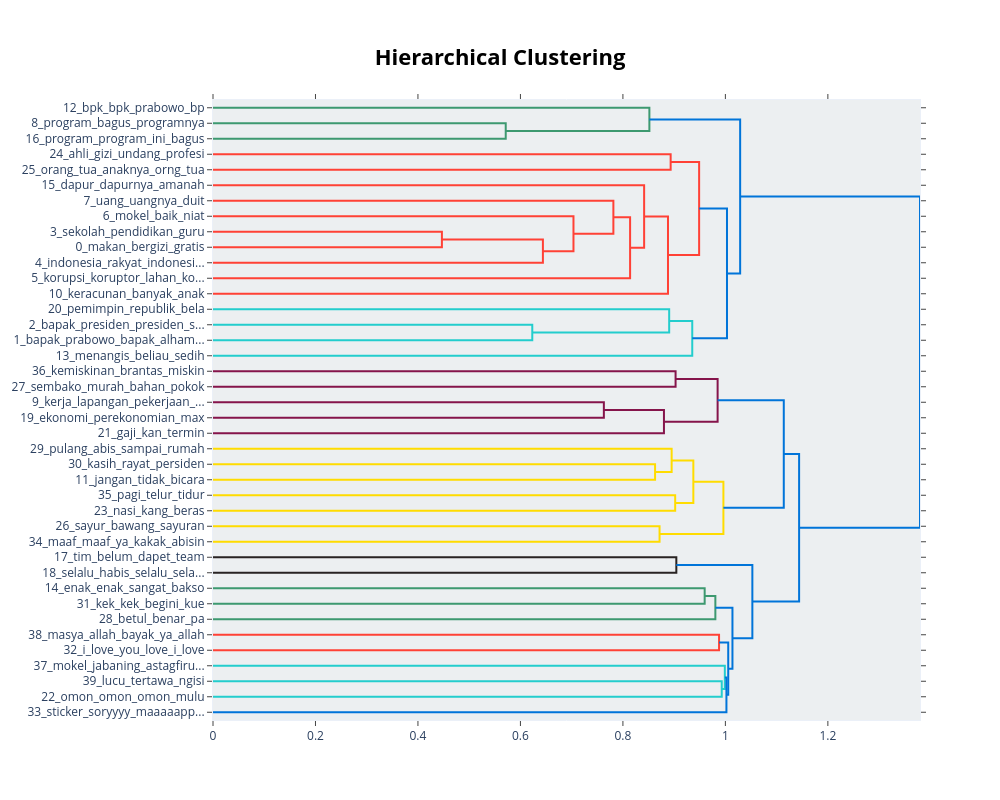

Notebook source saved alongside this figure:
### Code cell
fig = topic_model.visualize_hierarchy()
fig.write_html('output/bertopic_cluster_hierarchy.html')
fig.show()

### Figure 1 — Plotly figure (JSON) as saved in the notebook; plotly's stock layout.template omitted (floating-point values rounded to 4 significant figures)
{"data": [{"hoverinfo": "text", "marker": {"color": "rgb(61,153,112)"}, "mode": "lines", "type": "scatter", "x": [0.0, 0.5713, 0.5713, 0.0], "xaxis": "x", "y": [-15.0, -15.0, -25.0, -25.0], "yaxis": "y"}, {"hoverinfo": "text", "marker": {"color": "rgb(61,153,112)"}, "mode": "lines", "type": "scatter", "x": [0.0, 0.8517, 0.8517, 0.5713], "xaxis": "x", "y": [-5.0, -5.0, -20.0, -20.0], "yaxis": "y"}, {"hoverinfo": "text", "marker": {"color": "rgb(255,65,54)"}, "mode": "lines", "type": "scatter", "x": [0.0, 0.8932, 0.8932, 0.0], "xaxis": "x", "y": [-35.0, -35.0, -45.0, -45.0], "yaxis": "y"}, {"hoverinfo": "text", "marker": {"color": "rgb(255,65,54)"}, "mode": "lines", "type": "scatter", "x": [0.0, 0.4467, 0.4467, 0.0], "xaxis": "x", "y": [-85.0, -85.0, -95.0, -95.0], "yaxis": "y"}, {"hoverinfo": "text", "marker": {"color": "rgb(255,65,54)"}, "mode": "lines", "type": "scatter", "x": [0.4467, 0.6439, 0.6439, 0.0], "xaxis": "x", "y": [-90.0, -90.0, -105.0, -105.0], "yaxis": "y"}, {"hoverinfo": "text", "marker": {"color": "rgb(255,65,54)"}, "mode": "lines", "type": "scatter", "x": [0.0, 0.7035, 0.7035, 0.6439], "xaxis": "x", "y": [-75.0, -75.0, -97.5, -97.5], "yaxis": "y"}, {"hoverinfo": "text", "marker": {"color": "rgb(255,65,54)"}, "mode": "lines", "type": "scatter", "x": [0.0, 0.7814, 0.7814, 0.7035], "xaxis": "x", "y": [-65.0, -65.0, -86.25, -86.25], "yaxis": "y"}, {"hoverinfo": "text", "marker": {"color": "rgb(255,65,54)"}, "mode": "lines", "type": "scatter", "x": [0.7814, 0.814, 0.814, 0.0], "xaxis": "x", "y": [-75.62, -75.62, -115.0, -115.0], "yaxis": "y"}, {"hoverinfo": "text", "marker": {"color": "rgb(255,65,54)"}, "mode": "lines", "type": "scatter", "x": [0.0, 0.8414, 0.8414, 0.814], "xaxis": "x", "y": [-55.0, -55.0, -95.31, -95.31], "yaxis": "y"}, {"hoverinfo": "text", "marker": {"color": "rgb(255,65,54)"}, "mode": "lines", "type": "scatter", "x": [0.8414, 0.888, 0.888, 0.0], "xaxis": "x", "y": [-75.16, -75.16, -125.0, -125.0], "yaxis": "y"}, {"hoverinfo": "text", "marker": {"color": "rgb(255,65,54)"}, "mode": "lines", "type": "scatter", "x": [0.8932, 0.9488, 0.9488, 0.888], "xaxis": "x", "y": [-40.0, -40.0, -100.1, -100.1], "yaxis": "y"}, {"hoverinfo": "text", "marker": {"color": "rgb(35,205,205)"}, "mode": "lines", "type": "scatter", "x": [0.0, 0.6231, 0.6231, 0.0], "xaxis": "x", "y": [-145.0, -145.0, -155.0, -155.0], "yaxis": "y"}, {"hoverinfo": "text", "marker": {"color": "rgb(35,205,205)"}, "mode": "lines", "type": "scatter", "x": [0.0, 0.8903, 0.8903, 0.6231], "xaxis": "x", "y": [-135.0, -135.0, -150.0, -150.0], "yaxis": "y"}, {"hoverinfo": "text", "marker": {"color": "rgb(35,205,205)"}, "mode": "lines", "type": "scatter", "x": [0.8903, 0.9353, 0.9353, 0.0], "xaxis": "x", "y": [-142.5, -142.5, -165.0, -165.0], "yaxis": "y"}, {"hoverinfo": "text", "marker": {"color": "rgb(0,116,217)"}, "mode": "lines", "type": "scatter", "x": [0.9488, 1.003, 1.003, 0.9353], "xaxis": "x", "y": [-70.04, -70.04, -153.8, -153.8], "yaxis": "y"}, {"hoverinfo": "text", "marker": {"color": "rgb(0,116,217)"}, "mode": "lines", "type": "scatter", "x": [0.8517, 1.029, 1.029, 1.003], "xaxis": "x", "y": [-12.5, -12.5, -111.9, -111.9], "yaxis": "y"}, {"hoverinfo": "text", "marker": {"color": "rgb(133,20,75)"}, "mode": "lines", "type": "scatter", "x": [0.0, 0.9028, 0.9028, 0.0], "xaxis": "x", "y": [-175.0, -175.0, -185.0, -185.0], "yaxis": "y"}, {"hoverinfo": "text", "marker": {"color": "rgb(133,20,75)"}, "mode": "lines", "type": "scatter", "x": [0.0, 0.7628, 0.7628, 0.0], "xaxis": "x", "y": [-195.0, -195.0, -205.0, -205.0], "yaxis": "y"}, {"hoverinfo": "text", "marker": {"color": "rgb(133,20,75)"}, "mode": "lines", "type": "scatter", "x": [0.7628, 0.8801, 0.8801, 0.0], "xaxis": "x", "y": [-200.0, -200.0, -215.0, -215.0], "yaxis": "y"}, {"hoverinfo": "text", "marker": {"color": "rgb(133,20,75)"}, "mode": "lines", "type": "scatter", "x": [0.9028, 0.9848, 0.9848, 0.8801], "xaxis": "x", "y": [-180.0, -180.0, -207.5, -207.5], "yaxis": "y"}, {"hoverinfo": "text", "marker": {"color": "rgb(255,220,0)"}, "mode": "lines", "type": "scatter", "x": [0.0, 0.8628, 0.8628, 0.0], "xaxis": "x", "y": [-235.0, -235.0, -245.0, -245.0], "yaxis": "y"}, {"hoverinfo": "text", "marker": {"color": "rgb(255,220,0)"}, "mode": "lines", "type": "scatter", "x": [0.0, 0.8951, 0.8951, 0.8628], "xaxis": "x", "y": [-225.0, -225.0, -240.0, -240.0], "yaxis": "y"}, {"hoverinfo": "text", "marker": {"color": "rgb(255,220,0)"}, "mode": "lines", "type": "scatter", "x": [0.0, 0.902, 0.902, 0.0], "xaxis": "x", "y": [-255.0, -255.0, -265.0, -265.0], "yaxis": "y"}, {"hoverinfo": "text", "marker": {"color": "rgb(255,220,0)"}, "mode": "lines", "type": "scatter", "x": [0.8951, 0.9375, 0.9375, 0.902], "xaxis": "x", "y": [-232.5, -232.5, -260.0, -260.0], "yaxis": "y"}, {"hoverinfo": "text", "marker": {"color": "rgb(255,220,0)"}, "mode": "lines", "type": "scatter", "x": [0.0, 0.8715, 0.8715, 0.0], "xaxis": "x", "y": [-275.0, -275.0, -285.0, -285.0], "yaxis": "y"}, {"hoverinfo": "text", "marker": {"color": "rgb(255,220,0)"}, "mode": "lines", "type": "scatter", "x": [0.9375, 0.9961, 0.9961, 0.8715], "xaxis": "x", "y": [-246.2, -246.2, -280.0, -280.0], "yaxis": "y"}, {"hoverinfo": "text", "marker": {"color": "rgb(0,116,217)"}, "mode": "lines", "type": "scatter", "x": [0.9848, 1.114, 1.114, 0.9961], "xaxis": "x", "y": [-193.8, -193.8, -263.1, -263.1], "yaxis": "y"}, {"hoverinfo": "text", "marker": {"color": "rgb(40,35,35)"}, "mode": "lines", "type": "scatter", "x": [0.0, 0.9043, 0.9043, 0.0], "xaxis": "x", "y": [-295.0, -295.0, -305.0, -305.0], "yaxis": "y"}, {"hoverinfo": "text", "marker": {"color": "rgb(61,153,112)"}, "mode": "lines", "type": "scatter", "x": [0.0, 0.9596, 0.9596, 0.0], "xaxis": "x", "y": [-315.0, -315.0, -325.0, -325.0], "yaxis": "y"}, {"hoverinfo": "text", "marker": {"color": "rgb(61,153,112)"}, "mode": "lines", "type": "scatter", "x": [0.9596, 0.9804, 0.9804, 0.0], "xaxis": "x", "y": [-320.0, -320.0, -335.0, -335.0], "yaxis": "y"}, {"hoverinfo": "text", "marker": {"color": "rgb(255,65,54)"}, "mode": "lines", "type": "scatter", "x": [0.0, 0.9877, 0.9877, 0.0], "xaxis": "x", "y": [-345.0, -345.0, -355.0, -355.0], "yaxis": "y"}, {"hoverinfo": "text", "marker": {"color": "rgb(35,205,205)"}, "mode": "lines", "type": "scatter", "x": [0.0, 0.9929, 0.9929, 0.0], "xaxis": "x", "y": [-375.0, -375.0, -385.0, -385.0], "yaxis": "y"}, {"hoverinfo": "text", "marker": {"color": "rgb(35,205,205)"}, "mode": "lines", "type": "scatter", "x": [0.0, 0.9989, 0.9989, 0.9929], "xaxis": "x", "y": [-365.0, -365.0, -380.0, -380.0], "yaxis": "y"}, {"hoverinfo": "text", "marker": {"color": "rgb(0,116,217)"}, "mode": "lines", "type": "scatter", "x": [0.9989, 1.002, 1.002, 0.0], "xaxis": "x", "y": [-372.5, -372.5, -395.0, -395.0], "yaxis": "y"}, {"hoverinfo": "text", "marker": {"color": "rgb(0,116,217)"}, "mode": "lines", "type": "scatter", "x": [0.9877, 1.006, 1.006, 1.002], "xaxis": "x", "y": [-350.0, -350.0, -383.8, -383.8], "yaxis": "y"}, {"hoverinfo": "text", "marker": {"color": "rgb(0,116,217)"}, "mode": "lines", "type": "scatter", "x": [0.9804, 1.014, 1.014, 1.006], "xaxis": "x", "y": [-327.5, -327.5, -366.9, -366.9], "yaxis": "y"}, {"hoverinfo": "text", "marker": {"color": "rgb(0,116,217)"}, "mode": "lines", "type": "scatter", "x": [0.9043, 1.053, 1.053, 1.014], "xaxis": "x", "y": [-300.0, -300.0, -347.2, -347.2], "yaxis": "y"}, {"hoverinfo": "text", "marker": {"color": "rgb(0,116,217)"}, "mode": "lines", "type": "scatter", "x": [1.114, 1.144, 1.144, 1.053], "xaxis": "x", "y": [-228.4, -228.4, -323.6, -323.6], "yaxis": "y"}, {"hoverinfo": "text", "marker": {"color": "rgb(0,116,217)"}, "mode": "lines", "type": "scatter", "x": [1.029, 1.38, 1.38, 1.144], "xaxis": "x", "y": [-62.2, -62.2, -276.0, -276.0], "yaxis": "y"}], "layout": {"autosize": false, "height": 800, "hoverlabel": {"bgcolor": "white", "font": {"family": "Rockwell", "size": 16}}, "hovermode": "closest", "plot_bgcolor": "#ECEFF1", "showlegend": false, "title": {"font": {"color": "Black", "size": 22}, "text": "<b>Hierarchical Clustering</b>", "x": 0.5, "xanchor": "center", "yanchor": "top"}, "width": 1000, "xaxis": {"mirror": "allticks", "rangemode": "tozero", "showgrid": false, "showline": true, "showticklabels": true, "ticks": "outside", "type": "linear", "zeroline": false}, "yaxis": {"mirror": "allticks", "range": [-400, 0], "rangemode": "tozero", "showgrid": false, "showline": true, "showticklabels": true, "tickmode": "array", "ticks": "outside", "ticktext": ["12_bpk_bpk_prabowo_bp", "8_program_bagus_programnya", "16_program_program_ini_bagus", "24_ahli_gizi_undang_profesi", "25_orang_tua_anaknya_orng_tua", "15_dapur_dapurnya_amanah", "7_uang_uangnya_duit", "6_mokel_baik_niat", "3_sekolah_pendidikan_guru", "0_makan_bergizi_gratis", "4_indonesia_rakyat_indonesi...", "5_korupsi_koruptor_lahan_ko...", "10_keracunan_banyak_anak", "20_pemimpin_republik_bela", "2_bapak_presiden_presiden_s...", "1_bapak_prabowo_bapak_alham...", "13_menangis_beliau_sedih", "36_kemiskinan_brantas_miskin", "27_sembako_murah_bahan_pokok", "9_kerja_lapangan_pekerjaan_...", "19_ekonomi_perekonomian_max", "21_gaji_kan_termin", "29_pulang_abis_sampai_rumah", "30_kasih_rayat_persiden", "11_jangan_tidak_bicara", "35_pagi_telur_tidur", "23_nasi_kang_beras", "26_sayur_bawang_sayuran", "34_maaf_maaf_ya_kakak_abisin", "17_tim_belum_dapet_team", "18_selalu_habis_selalu_sela...", "14_enak_enak_sangat_bakso", "31_kek_kek_begini_kue", "28_betul_benar_pa", "38_masya_allah_bayak_ya_allah", "32_i_love_you_love_i_love", "37_mokel_jabaning_astagfiru...", "39_lucu_tertawa_ngisi", "22_omon_omon_omon_mulu", "33_sticker_soryyyy_maaaaapp..."], "tickvals": [-5, -15, -25, -35, -45, -55, -65, -75, -85, -95, -105, -115, -125, -135, -145, -155, -165, -175, -185, -195, -205, -215, -225, -235, -245, -255, -265, -275, -285, -295, -305, -315, -325, -335, -345, -355, -365, -375, -385, -395], "type": "linear", "zeroline": false}}}
